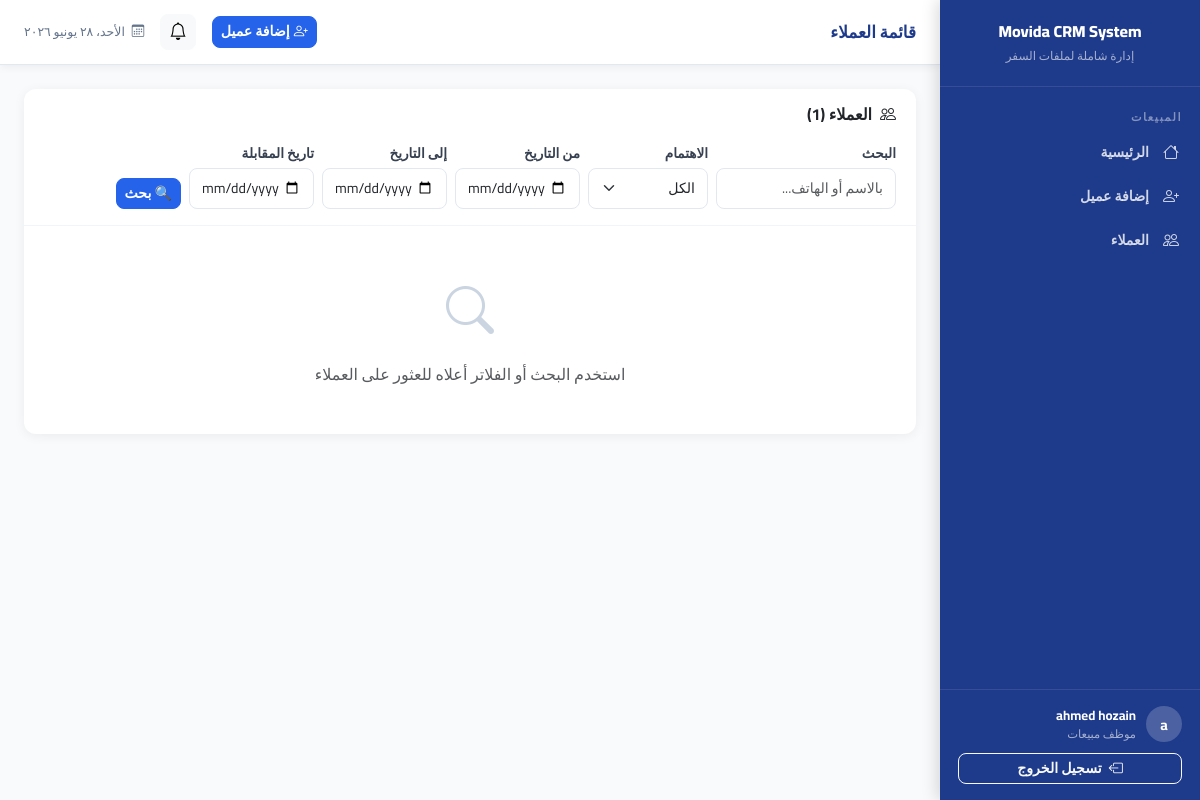
Page /sales/customers (signed in) on the committed database.
### models/user.py (models this page shows, shortened)
class User(UserMixin, db.Model):
    __tablename__ = 'users'
    id = db.Column(db.Integer, primary_key=True)
    username = db.Column(db.String(80), unique=True, nullable=False, index=True)
    password_hash = db.Column(db.String(255), nullable=False)
    full_name = db.Column(db.String(120), nullable=False)
    role = db.Column(db.String(20), nullable=False)  # admin, sales, social, files
    email = db.Column(db.String(120), unique=True, nullable=True)
    phone = db.Column(db.String(20), nullable=True)
    is_active = db.Column(db.Boolean, default=True)
    created_at = db.Column(db.DateTime, default=datetime.now)
    last_login = db.Column(db.DateTime, nullable=True)
    social_numbers = db.relationship('SocialNumber', backref='employee', lazy='dynamic', foreign_keys='SocialNumber.employee_id')
    customers = db.relationship('Customer', backref='sales_employee', lazy='dynamic', foreign_keys='Customer.sales_employee_id')
    logs = db.relationship('ActivityLog', backref='user', lazy='dynamic')
    def get_role_display(self):
        roles = {'admin': 'مدير', 'sales': 'موظف مبيعات', 'social': 'موظف سوشيال ميديا', 'files': 'موظف ملفات'}
        return roles.get(self.role, self.role)

### routes/sales.py (the view, shortened to what this page needs)
@sales_bp.route('/customers')
@sales_required
def customers_list():
    submitted = request.args.get('submitted', '').strip()
    q = request.args.get('q', '').strip()
    sales_id = request.args.get('sales_id', '').strip()
    interview_date = request.args.get('interview_date', '').strip()
    date_from = request.args.get('date_from', '').strip()
    date_to = request.args.get('date_to', '').strip()
    interest = request.args.get('interest', '').strip()
    query = Customer.query
    sales_employees = []
    if current_user.role == 'sales':
        query = query.filter_by(sales_employee_id=current_user.id)
    else:
        sales_employees = User.query.filter_by(role='sales', is_active=True).order_by(User.full_name).all()
    if q:
        query = query.filter(
            (Customer.full_name.contains(q)) | (Customer.phone.contains(q))
        )
    if sales_id:
        try:
            query = query.filter_by(sales_employee_id=int(sales_id))
        except ValueError:
            pass
    if interest in ['interested', 'not_interested']:
        query = query.filter_by(interest_level=interest)
    from datetime import datetime, timedelta
    if date_from:
        try:
            start_date = datetime.strptime(date_from, '%Y-%m-%d')
            query = query.filter(Customer.created_at >= start_date)
        except ValueError:
            pass
    if date_to:
        try:
            end_date = datetime.strptime(date_to, '%Y-%m-%d') + timedelta(days=1)
            query = query.filter(Customer.created_at < end_date)
        except ValueError:
            pass
    customers = query.order_by(Customer.created_at.desc()).all()
    return render_template(
        'sales/customers_list.html',
        customers=customers,
        q=q,
        sales_employees=sales_employees,
        selected_sales_id=sales_id,
        interview_date=interview_date,
        date_from=date_from,
        date_to=date_to,
        selected_interest=interest,
        submitted=submitted
    )

### routes/sales.py (called while the page is built)
def sales_required(f):
    @wraps(f)
    def decorated(*args, **kwargs):
        if current_user.role not in ['sales', 'admin']:
            flash('ليس لديك صلاحية', 'danger')
            return redirect(url_for('auth.dashboard'))
        return f(*args, **kwargs)
    return login_required(decorated)

### templates/sales/customers_list.html (shortened to what this page needs)
{% extends 'base.html' %}
{% block page_title %}قائمة العملاء{% endblock %}
{% block topbar_actions %}
<a href="{{ url_for('sales.add_customer') }}" class="btn btn-primary btn-sm">
    <i class="bi bi-person-plus me-1"></i>إضافة عميل
</a>
{% endblock %}
{% block content %}
<div class="card">
    <div class="card-header">
        <h6 class="mb-3 fw-bold"><i class="bi bi-people me-2"></i>العملاء ({{ customers|length }})</h6>
        <form method="GET" class="d-grid gap-2" id="filterForm">
            <div class="row g-2 align-items-end">
                <div class="col-auto">
                    <label class="form-label small fw-bold mb-1">البحث</label>
                    <input type="text" name="q" class="form-control form-control-sm" placeholder="بالاسم أو الهاتف..." value="{{ q }}" style="width:180px;">
                </div>
                <div class="col-auto">
                    <label class="form-label small fw-bold mb-1">الاهتمام</label>
                    <select name="interest" class="form-select form-select-sm" style="width:120px;">
                        <option value="">الكل</option>
                    </select>
                </div>
                <div class="col-auto">
                    <label class="form-label small fw-bold mb-1">من التاريخ</label>
                    <input type="date" name="date_from" class="form-control form-control-sm" value="{{ date_from }}" style="width:125px;">
                </div>
                <div class="col-auto">
                    <label class="form-label small fw-bold mb-1">إلى التاريخ</label>
                    <input type="date" name="date_to" class="form-control form-control-sm" value="{{ date_to }}" style="width:125px;">
                </div>
                <div class="col-auto">
                    <label class="form-label small fw-bold mb-1">تاريخ المقابلة</label>
                    <input type="date" name="interview_date" class="form-control form-control-sm" value="{{ interview_date }}" style="width:125px;">
                </div>
                <div class="col-auto d-flex gap-2">
                    <button type="submit" class="btn btn-primary btn-sm">🔍 بحث</button>
                </div>
            </div>
        </form>
    </div>
    {% if submitted %}
    <div class="card-body p-0">
        <div class="table-responsive">
            <table class="table table-hover mb-0">
                <thead>
                    <tr>
                        <th>#</th>
                        <th>الاسم</th>
                        <th>الهاتف</th>
                        <th>الدول</th>
                        <th>المصدر</th>
                        <th>الاهتمام</th>
                        <th>الموظف</th>
                        <th>المتابعة</th>
                        <th>المقابلة</th>
                        <th>التاريخ</th>
                        <th>الإجراءات</th>
                    </tr>
                </thead>
                <tbody>
                    {% for c in customers %}
                    <tr>
                        <td class="text-muted small">{{ loop.index }}</td>
                        <td>
                            <a href="{{ url_for('sales.customer_profile', customer_id=c.id) }}" class="fw-bold text-decoration-none">
                                {{ c.full_name }}
                            </a>
                        </td>
                        <td>{{ c.phone }}</td>
                        <td>
                            <div class="d-flex flex-wrap gap-1">
                                {% for country in c.get_countries_list()[:2] %}
                                <span class="badge bg-light text-dark border" style="font-size:0.7rem;">{{ country }}</span>
                                {% endfor %}
                                {% if c.get_countries_list()|length > 2 %}
                                <span class="badge bg-secondary" style="font-size:0.7rem;">+{{ c.get_countries_list()|length - 2 }}</span>
                                {% endif %}
                            </div>
                        </td>
                        <td>
                            <span class="badge {{ 'bg-info' if c.source == 'social' else 'bg-secondary' }}" style="font-size:0.72rem;">
                                {{ c.get_source_display() }}
                            </span>
                        </td>
                        <td>
                            {% if c.interest_level == 'interested' %}
                            <span class="badge bg-success" style="font-size:0.72rem;">مهتم {{ c.interest_percentage }}%</span>
                            {% elif c.interest_level == 'not_interested' %}
                            <span class="badge bg-danger" style="font-size:0.72rem;">غير مهتم</span>
                            {% else %}
                            <span class="text-muted">-</span>
                            {% endif %}
                        </td>
                        <td><small>{{ c.sales_employee.full_name }}</small></td>
                        <td>
                            {% if c.followup_date %}
                            <small class="text-primary">{{ c.followup_date.strftime('%m-%d %H:%M') }}</small>
                            {% else %}<span class="text-muted">-</span>{% endif %}
                        </td>
                        <td>
                            {% if c.interview_date %}
                            <small class="text-warning">{{ c.interview_date.strftime('%m-%d %H:%M') }}</small>
                            {% else %}<span class="text-muted">-</span>{% endif %}
                        </td>
                        <td><small class="text-muted">{{ c.created_at.strftime('%Y-%m-%d') }}</small></td>
                        <td>
                            <a href="{{ url_for('sales.customer_profile', customer_id=c.id) }}" class="btn btn-outline-primary btn-sm">
                                <i class="bi bi-eye"></i>
                            </a>
                        </td>
                    </tr>
                    {% else %}
                    <tr><td colspan="11" class="text-center py-5 text-muted">
                        <i class="bi bi-person-x" style="font-size:2rem;display:block;margin-bottom:8px;"></i>
                        لا توجد نتائج
                    </td></tr>
                    {% endfor %}
                </tbody>
            </table>
        </div>
    </div>
    {% else %}
    <div class="card-body text-center py-5">
        <i class="bi bi-search" style="font-size:3rem;color:#CBD5E1;display:block;margin-bottom:16px;"></i>
        <p class="text-muted mb-0">استخدم البحث أو الفلاتر أعلاه للعثور على العملاء</p>
    </div>
    {% endif %}
</div>
{% endblock %}

### templates/base.html (shortened to what this page needs)
<!DOCTYPE html>
<html lang="ar" dir="rtl">
<head>
    <link rel="stylesheet" href="https://cdn.jsdelivr.net/npm/bootstrap@5.3.2/dist/css/bootstrap.rtl.min.css">
    <link rel="stylesheet" href="https://cdn.jsdelivr.net/npm/bootstrap-icons@1.11.3/font/bootstrap-icons.css">
</head>
<body>
    {% if current_user.is_authenticated %}
    <div class="sidebar">
        <div class="sidebar-brand">
            <h5>Movida CRM System</h5>
            <small>إدارة شاملة لملفات السفر</small>
        </div>
        <nav class="sidebar-nav">
            {% if current_user.role in ['sales', 'admin'] %}
            <div class="nav-section-title">المبيعات</div>
            <a href="{{ url_for('sales.home') }}" class="nav-link">
                <i class="bi bi-house"></i> الرئيسية
            </a>
            <a href="{{ url_for('sales.add_customer') }}" class="nav-link">
                <i class="bi bi-person-plus"></i> إضافة عميل
            </a>
            <a href="{{ url_for('sales.customers_list') }}" class="nav-link">
                <i class="bi bi-people"></i> العملاء
            </a>
            {% endif %}
        </nav>
        <div style="padding: 16px 18px; border-top: 1px solid rgba(255,255,255,0.1);">
            <div style="display:flex; align-items:center; gap:10px; margin-bottom:10px;">
                <div style="width:36px;height:36px;border-radius:50%;background:rgba(255,255,255,0.2);display:flex;align-items:center;justify-content:center;color:#fff;font-weight:700;font-size:0.9rem;">
                    {{ current_user.full_name[0] }}
                </div>
                <div>
                    <div style="color:#fff;font-size:0.82rem;font-weight:700;">{{ current_user.full_name }}</div>
                    <div style="color:rgba(255,255,255,0.6);font-size:0.72rem;">{{ current_user.get_role_display() }}</div>
                </div>
            </div>
            <a href="{{ url_for('auth.logout') }}" class="btn btn-sm btn-outline-light w-100" style="border-radius:8px;">
                <i class="bi bi-box-arrow-left me-1"></i> تسجيل الخروج
            </a>
        </div>
    </div>
    <div class="topbar">
        <h6 class="topbar-title">{% block page_title %}نظام التأشيرات{% endblock %}</h6>
        {% block topbar_actions %}{% endblock %}
        {% if current_user.role in ['sales', 'admin', 'files'] %}
        <div class="dropdown">
            <button class="btn btn-light btn-sm notif-badge" data-bs-toggle="dropdown" id="notif-btn" style="position:relative;">
                <i class="bi bi-bell" style="font-size:1.1rem;"></i>
            </button>
        </div>
        {% endif %}
        <div style="font-size:0.78rem; color:#64748B;">
            <i class="bi bi-calendar3 me-1"></i>
            <span id="current-date"></span>
        </div>
    </div>
    {% endif %}
    <div class="{% if current_user.is_authenticated %}main-content{% else %}container-fluid p-0{% endif %}">
        {% block content %}{% endblock %}
    </div>
</body>
</html>

### templates/base.html (style rules this page uses)
:root { --primary: #1E3A8A; --secondary: #2563EB; --success: #10B981; --warning: #F59E0B; --danger: #EF4444; --bg: #F8FAFC; --card-bg: #FFFFFF; --sidebar-width: 260px; --topbar-height: 65px; }
* { font-family: 'Cairo', sans-serif; }
body { background: var(--bg); margin: 0; }
.sidebar { position: fixed; top: 0; right: 0; width: min(var(--sidebar-width), 100%); max-width: 100%; height: 100vh; background: var(--primary); z-index: 1000; display: flex; flex-direction: column; box-shadow: -3px 0 15px rgba(0,0,0,0.15); overflow-y: auto; transform: translateX(0); transition: transform 0.3s ease; }
.sidebar-brand { padding: 20px 18px; border-bottom: 1px solid rgba(255,255,255,0.1); text-align: center; }
.sidebar-brand h5 { color: #fff; font-weight: 800; font-size: 1rem; margin: 0; line-height: 1.4; }
.sidebar-brand small { color: rgba(255,255,255,0.6); font-size: 0.75rem; }
.sidebar-nav { padding: 12px 0; flex: 1; }
.nav-section-title { color: rgba(255,255,255,0.45); font-size: 0.7rem; font-weight: 700; text-transform: uppercase; letter-spacing: 1.5px; padding: 10px 18px 4px; }
.sidebar-nav .nav-link { color: rgba(255,255,255,0.8); padding: 10px 18px; display: flex; align-items: center; gap: 10px; border-radius: 0; transition: all 0.2s; font-size: 0.88rem; font-weight: 600; border-right: 3px solid transparent; }
.sidebar-nav .nav-link i { font-size: 1rem; width: 20px; }
.topbar { position: fixed; top: 0; left: 0; right: var(--sidebar-width); height: var(--topbar-height); background: var(--card-bg); z-index: 999; display: flex; align-items: center; padding: 0 24px; gap: 16px; box-shadow: 0 2px 8px rgba(0,0,0,0.06); border-bottom: 1px solid #E2E8F0; }
.topbar-title { font-weight: 700; color: var(--primary); font-size: 1.05rem; margin: 0; }
.main-content { margin-right: var(--sidebar-width); margin-top: var(--topbar-height); padding: 24px; min-height: calc(100vh - var(--topbar-height)); }
.card { border: none; border-radius: 12px; box-shadow: 0 2px 12px rgba(0,0,0,0.06); }
.card-header { background: transparent; border-bottom: 1px solid #F1F5F9; padding: 16px 20px; }
.btn { border-radius: 8px; font-weight: 600; font-size: 0.88rem; }
.btn-primary { background: var(--secondary); border-color: var(--secondary); }
.notif-badge { position: relative; }
.form-control, .form-select { border-radius: 8px; border: 1.5px solid #E2E8F0; font-size: 0.88rem; padding: 9px 12px; }
.form-label { font-weight: 600; font-size: 0.85rem; color: #374151; margin-bottom: 5px; }

### rows in the picture
User: full_name "a", full_name "ahmed hozain", role "موظف مبيعات"

### other values in the picture
{{ customers|length }} "1"
